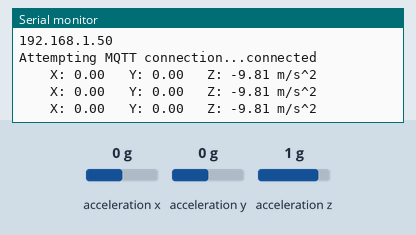
The sketch below on a simulated ESP32-S2. On the bench: the last lines printed to the serial monitor. Inputs (shaded band) come from the test bench; at power-on: acceleration x 0 g, acceleration y 0 g, acceleration z 1 g. WiFi joins after 1.5 s; servers stay silent unless stated; no MQTT or app messages arrive unless stated.

Above: at 9.2 s.
9.3 s: acceleration x set to -1.4 g
At 9.9 s:
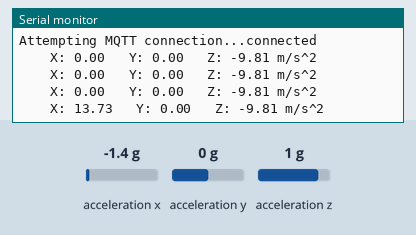
10.8 s: acceleration y set to -1.4 g
At 11.5 s:
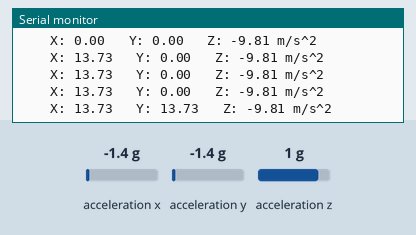
12.3 s: acceleration z set to -1.4 g
At 13.0 s:
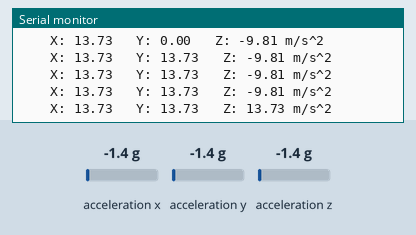

The sketch:

02_AccMeterESP32S2W_MQTT_NOTFT.ino
```cpp
/****** These are WIFI Parameters */
const char* ssid = "kvlan2017";
const char* password = "covada6164";
const char* mqtt_server = "192.168.1.126";
/****** ***** ***** ***** ***** ***** */


// Basic demo for accelerometer readings from Adafruit LIS3DH

#include <Wire.h>
#include <SPI.h>
#include <Adafruit_LIS3DH.h>
#include <Adafruit_Sensor.h>

#include "01_wifi_support.h"
/*
*works with hardwired ESP32S2QTPy with Accelerometer I2C connections. NOT the QT I2c end of the board.
*
 */


float accx, accy, accz;
float total;
String nodeReds;
char Buf[200];
int rows;
// I2C
Adafruit_LIS3DH lis = Adafruit_LIS3DH();
/*
  #if defined(ARDUINO_ARCH_SAMD)
  // for Zero, output on USB Serial console, remove line below if using programming port to program the Zero!
  #define Serial SerialUSB
  #endif
*/
void setup(void) {

  Serial.begin(9600);
  accSetup();

  delay(2000);
  Serial.print("Sketch:   ");   Serial.println(__FILE__);
  Serial.print("Uploaded: ");   Serial.println(__DATE__);
  Serial.println(" ");
  delay(2000);
  setup_wifi();
  //  setupTFT ();
  delay(500);
  client.setServer(mqtt_server, 1883);

}

void loop() {

  //  lis.read();      // get X Y and Z data at once

  if (!client.connected()) {
    reconnect();
  }
  client.loop();


  sensors_event_t event;
  lis.getEvent(&event);

  // if (rows % 4 == 0) {
  //   TFTPrintHeader();
  //   rows = 0;
  // }

  // rows++;

  accx = - event.acceleration.x;
  accy = - event.acceleration.y;
  accz = - event.acceleration.z;

  /*  accx =  event.acceleration.x;
    accy =  event.acceleration.y;
    accz =  event.acceleration.z;
  */
  //serial print
  serialPrint();
  //nodered print
  nodeReds = (String)accx + ";" + (String)accy + ";" + (String)accz + ";";
  nodeReds.toCharArray(Buf, 200);
  client.publish("c_acc", Buf);


  //TFT print
 // TFTPrintString(" " + (String)accx + " " + (String) accy + " " + (String) accz);
 // setNextLine();
  delay (500);


}
```

01_wifi_support.h
```cpp
#include <WiFi.h>
#include <PubSubClient.h>
#include <Wire.h>

WiFiClient espClient;
PubSubClient client(espClient);


void setup_wifi() {
  delay(10);
  // We start by connecting to a WiFi network
  Serial.println();
  Serial.print("Connecting to ");
  Serial.println(ssid);

  WiFi.begin(ssid, password);

  while (WiFi.status() != WL_CONNECTED) {
    delay(500);
    Serial.print(".");
  }

  Serial.println("");
  Serial.println("WiFi connected");
  Serial.println("IP address: ");
  Serial.println(WiFi.localIP());

}


void reconnect() {
  // Loop until we're reconnected
  while (!client.connected()) {
    Serial.print("Attempting MQTT connection...");
    // Attempt to connect
    if (client.connect("ESP8266Client")) {
      Serial.println("connected");
      // Subscribe
      //     client.subscribe("esp32/output");
    } else {
      Serial.print("failed, rc=");
      Serial.print(client.state());
      Serial.println(" try again in 5 seconds");
      // Wait 5 seconds before retrying
      delay(5000);
    }
  }
}
```

SerialPrint.ino
```cpp
void serialPrint()
{

  Serial.print("\t\tX: "); Serial.print(accx);
  Serial.print(" \tY: "); Serial.print(accy);
  Serial.print(" \tZ: "); Serial.print(accz);


  Serial.println(" m/s^2 ");


//Serial.print("\tTotal:"); Serial.print(total);Serial.println(" m/s^2");
  Serial.println();
}
```

accBasic.ino
```cpp
void accSetup()
{
  delay(2000);
    Serial.println("LIS3DH test!");

  if (! lis.begin(0x18)) {   // change this to 0x19 for alternative i2c address
    Serial.println("Couldnt start");
    while (1);
  }
  Serial.println("LIS3DH found!");
//delay(2000);
  lis.setRange(LIS3DH_RANGE_2_G);   // 2, 4, 8 or 16 G!

  Serial.print("Range = "); Serial.print(2 << lis.getRange());
  Serial.println("G");

}
```

Measured:
- after the input at 9.3 s, the serial monitor: prints a new line after 0.28 s (image 1)
- after the input at 10.8 s, the serial monitor: prints a new line after 0.29 s (image 2)
- after the input at 12.3 s, the serial monitor: prints a new line after 0.29 s (image 3)
